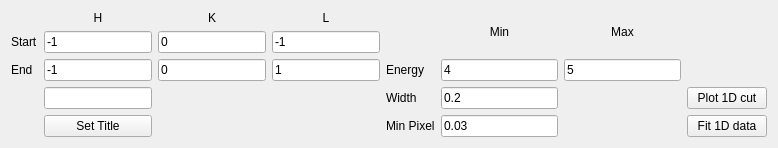
<?xml version="1.0" encoding="UTF-8"?>
<ui version="4.0">
 <class>Form</class>
 <widget class="QWidget" name="Form">
  <property name="geometry">
   <rect>
    <x>0</x>
    <y>0</y>
    <width>778</width>
    <height>138</height>
   </rect>
  </property>
  <property name="windowTitle">
   <string>Form</string>
  </property>
  <layout class="QHBoxLayout" name="horizontalLayout">
   <item>
    <layout class="QGridLayout" name="gridLayout">
     <item row="2" column="0">
      <widget class="QLabel" name="label_7">
       <property name="text">
        <string>End</string>
       </property>
      </widget>
     </item>
     <item row="0" column="2">
      <widget class="QLabel" name="label_5">
       <property name="text">
        <string>K</string>
       </property>
       <property name="alignment">
        <set>Qt::AlignCenter</set>
       </property>
      </widget>
     </item>
     <item row="0" column="1">
      <widget class="QLabel" name="label">
       <property name="text">
        <string>H</string>
       </property>
       <property name="alignment">
        <set>Qt::AlignCenter</set>
       </property>
      </widget>
     </item>
     <item row="2" column="2">
      <widget class="QLineEdit" name="Cut1D_KEnd_lineEdit">
       <property name="text">
        <string>0</string>
       </property>
      </widget>
     </item>
     <item row="1" column="3">
      <widget class="QLineEdit" name="Cut1D_LStart_lineEdit">
       <property name="text">
        <string>-1</string>
       </property>
      </widget>
     </item>
     <item row="2" column="3">
      <widget class="QLineEdit" name="Cut1D_LEnd_lineEdit">
       <property name="text">
        <string>1</string>
       </property>
      </widget>
     </item>
     <item row="0" column="3">
      <widget class="QLabel" name="label_4">
       <property name="text">
        <string>L</string>
       </property>
       <property name="alignment">
        <set>Qt::AlignCenter</set>
       </property>
      </widget>
     </item>
     <item row="1" column="1">
      <widget class="QLineEdit" name="Cut1D_HStart_lineEdit">
       <property name="text">
        <string>-1</string>
       </property>
      </widget>
     </item>
     <item row="3" column="1">
      <widget class="QLineEdit" name="Cut1D_SetTitle_lineEdit"/>
     </item>
     <item row="2" column="1">
      <widget class="QLineEdit" name="Cut1D_HEnd_lineEdit">
       <property name="text">
        <string>-1</string>
       </property>
      </widget>
     </item>
     <item row="1" column="0">
      <widget class="QLabel" name="label_6">
       <property name="text">
        <string>Start</string>
       </property>
      </widget>
     </item>
     <item row="3" column="2">
      <spacer name="verticalSpacer">
       <property name="orientation">
        <enum>Qt::Vertical</enum>
       </property>
       <property name="sizeHint" stdset="0">
        <size>
         <width>20</width>
         <height>5</height>
        </size>
       </property>
      </spacer>
     </item>
     <item row="1" column="2">
      <widget class="QLineEdit" name="Cut1D_KStart_lineEdit">
       <property name="text">
        <string>0</string>
       </property>
      </widget>
     </item>
     <item row="4" column="1">
      <widget class="QPushButton" name="Cut1D_SetTitle_button">
       <property name="text">
        <string>Set Title</string>
       </property>
      </widget>
     </item>
    </layout>
   </item>
   <item>
    <layout class="QGridLayout" name="gridLayout_2">
     <item row="0" column="2">
      <widget class="QLabel" name="label_8">
       <property name="text">
        <string>Max</string>
       </property>
       <property name="alignment">
        <set>Qt::AlignCenter</set>
       </property>
      </widget>
     </item>
     <item row="1" column="1">
      <widget class="QLineEdit" name="Cut1D_EMin_lineEdit">
       <property name="text">
        <string>4</string>
       </property>
      </widget>
     </item>
     <item row="2" column="0">
      <widget class="QLabel" name="label_10">
       <property name="text">
        <string>Width</string>
       </property>
      </widget>
     </item>
     <item row="0" column="1">
      <widget class="QLabel" name="label_2">
       <property name="text">
        <string>Min</string>
       </property>
       <property name="alignment">
        <set>Qt::AlignCenter</set>
       </property>
      </widget>
     </item>
     <item row="1" column="0">
      <widget class="QLabel" name="label_9">
       <property name="text">
        <string>Energy</string>
       </property>
      </widget>
     </item>
     <item row="1" column="2">
      <widget class="QLineEdit" name="Cut1D_EMax_lineEdit">
       <property name="text">
        <string>5</string>
       </property>
      </widget>
     </item>
     <item row="3" column="0">
      <widget class="QLabel" name="label_11">
       <property name="text">
        <string>Min Pixel</string>
       </property>
      </widget>
     </item>
     <item row="3" column="1">
      <widget class="QLineEdit" name="Cut1D_MinPixel_lineEdit">
       <property name="text">
        <string>0.03</string>
       </property>
      </widget>
     </item>
     <item row="2" column="1">
      <widget class="QLineEdit" name="Cut1D_Width_lineEdit">
       <property name="text">
        <string>0.2</string>
       </property>
      </widget>
     </item>
    </layout>
   </item>
   <item>
    <layout class="QVBoxLayout" name="verticalLayout">
     <item>
      <spacer name="verticalSpacer_2">
       <property name="orientation">
        <enum>Qt::Vertical</enum>
       </property>
       <property name="sizeHint" stdset="0">
        <size>
         <width>20</width>
         <height>5</height>
        </size>
       </property>
      </spacer>
     </item>
     <item>
      <widget class="QPushButton" name="Cut1D_plot_button">
       <property name="text">
        <string>Plot 1D cut</string>
       </property>
      </widget>
     </item>
     <item>
      <widget class="QPushButton" name="Cut1D_fit_button">
       <property name="text">
        <string>Fit 1D data</string>
       </property>
      </widget>
     </item>
    </layout>
   </item>
  </layout>
 </widget>
 <resources/>
 <connections/>
</ui>
